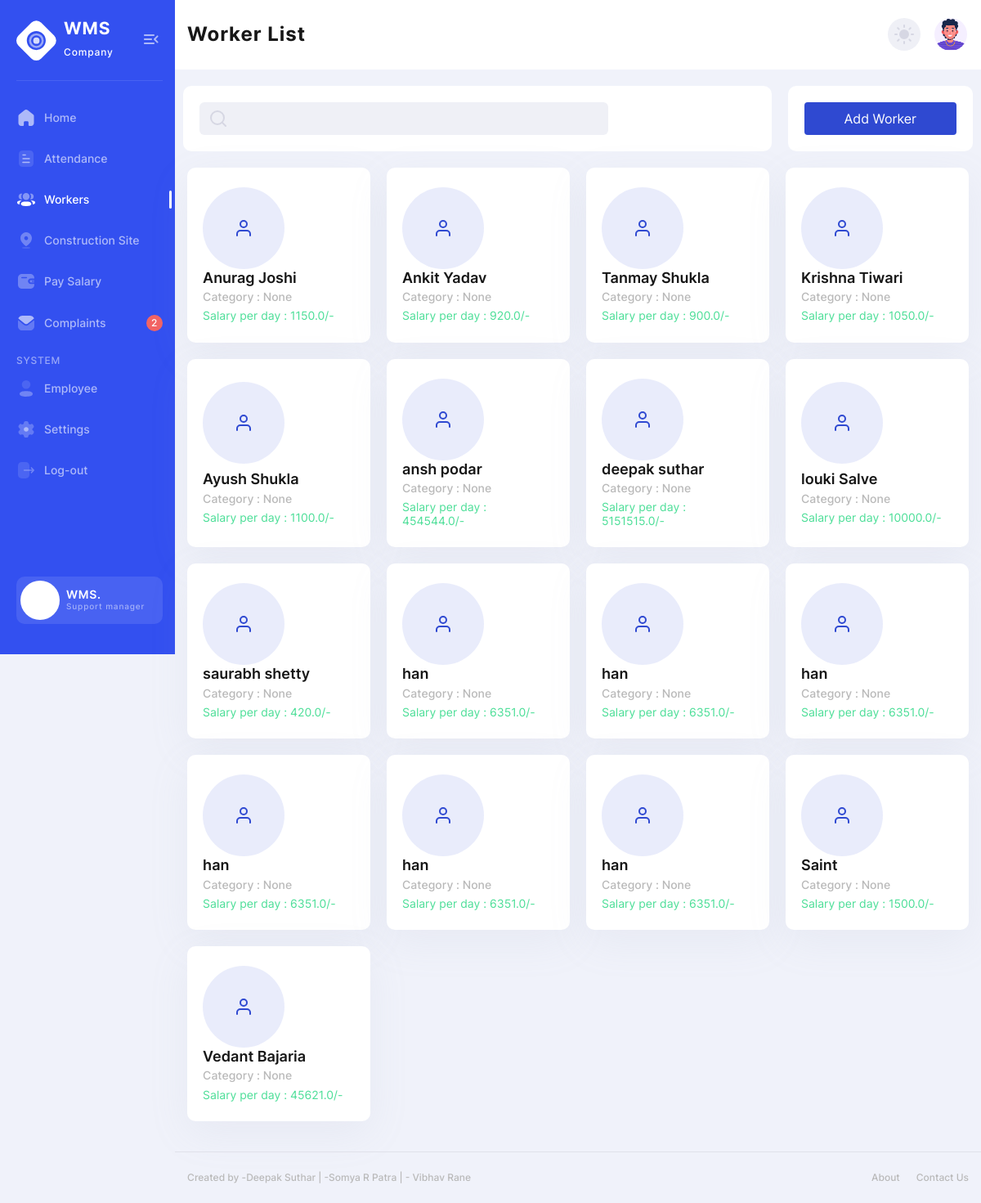
Before: /workers (signed in) with the older database file.
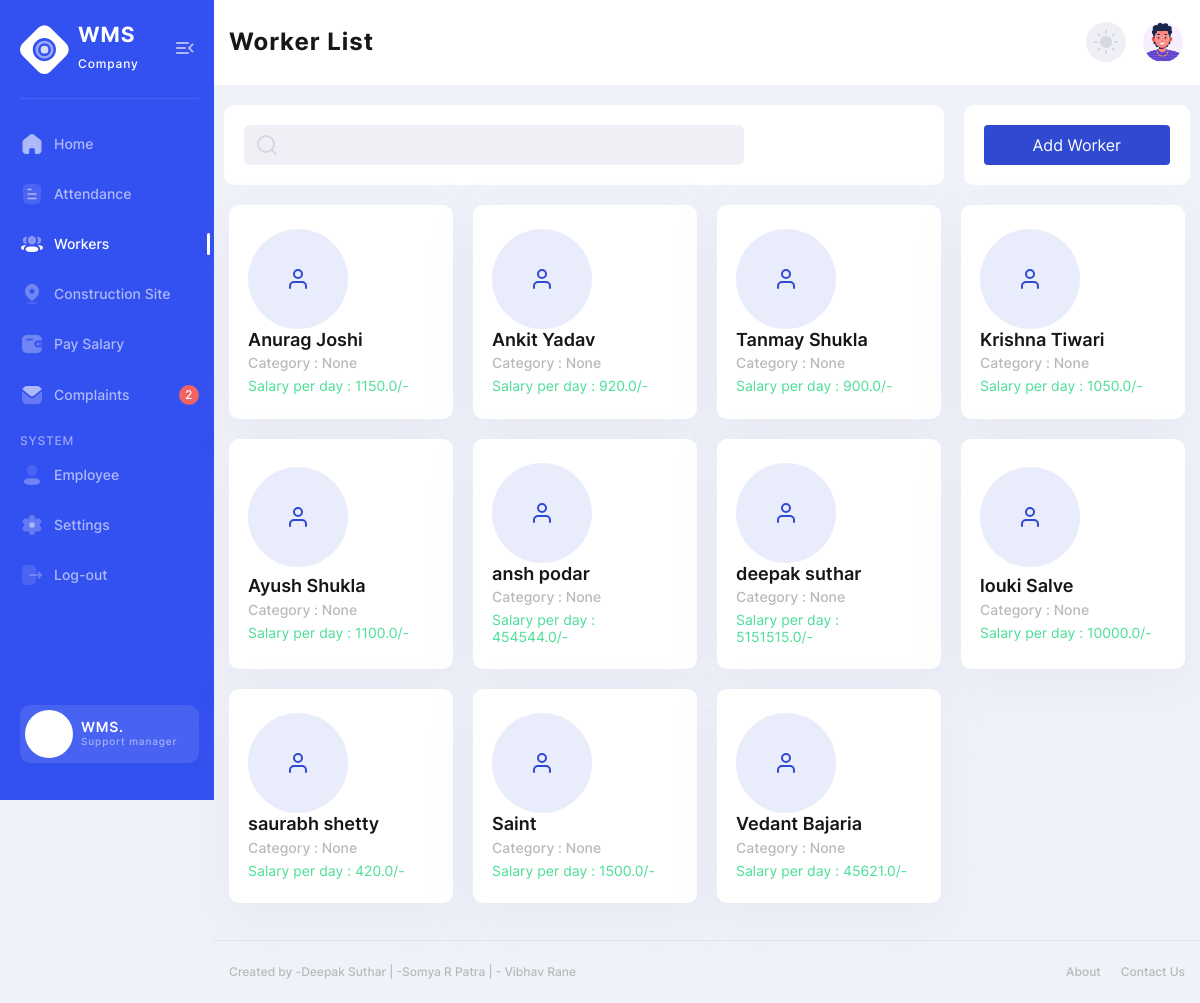
After: the same page with the newer database file.
### admpage/models.py (models this page shows)
class Worker(models.Model):
    category = models.CharField(max_length=20,null=True)
    lsd = models.DateTimeField(auto_now_add=True,null=True)
    category = models.CharField(max_length=20,null=True)
    name = models.CharField(max_length=20,null=True)
    spd = models.FloatField(null=True)
    age = models.CharField(max_length=20,null=True)
    wadd = models.CharField(max_length=200,null=True)
    sdate = models.DateTimeField(auto_now_add=True,null=True)
    wcontact = models.CharField(max_length=20,null=True)
    def __str__(self):
        return self.name

### admpage/views.py (the view)
@login_required(login_url='emplog')
def workers(request):
    work = Worker.objects.all()
    mfil = workfilter(request.GET, queryset=work)
    work = mfil.qs
    cont = {'work':work, 'mfil':mfil}
    return render(request, "workers.html",cont)

### templates/workers.html (shortened to what the changed rows need)
{% load static %}
<!DOCTYPE html>
<html lang="en">
<head>
  <link rel="stylesheet" href="{% static 'css/style.css' %}">
</head>
<body>
<div class="page-flex">
  <div class="main-wrapper">
    <nav class="main-nav--bg">
  <div class="container main-nav">
    <div class="main-nav-start">
        <h2 class="main-title">Worker List</h2>
    </div>
  </div>
</nav>
    <main class="main users chart-page" id="skip-target">
      <div class="container">
        <div class="row stat-cards-workers">
          {% for w in work %}
          <div class="col-md-6 col-xl-3">
            <a href="{% url 'worker_profile' w.id %}" >
            <article class="stat-cards-item-workers">
              <div class="stat-cards-icon-workers primary">
                <i data-feather="user" aria-hidden="true"></i>
              </div>
              <div class="stat-cards-info-workers">
                <p class="stat-cards-info__name-workers">{{w}}</p>
                <p class="stat-cards-info__title-workers">Category : {{w.category}}</p>
                <p class="stat-cards-info__progress"> <span class="stat-cards-info__profit success"> Salary per day : {{w.spd}}/-</span></p>
              </div>
            </article></a>
          </div>
            {% endfor %}
        </div>
      </div>
    </main>
  </div>
</div>
</body>
</html>

Changed rows visible on the page:
removed Worker: name "han", category "None", spd "6351.0"
removed Worker: name "han", category "None", spd "6351.0"
removed Worker: name "han", category "None", spd "6351.0"
removed Worker: name "han", category "None", spd "6351.0"
removed Worker: name "han", category "None", spd "6351.0"
removed Worker: name "han", category "None", spd "6351.0"
